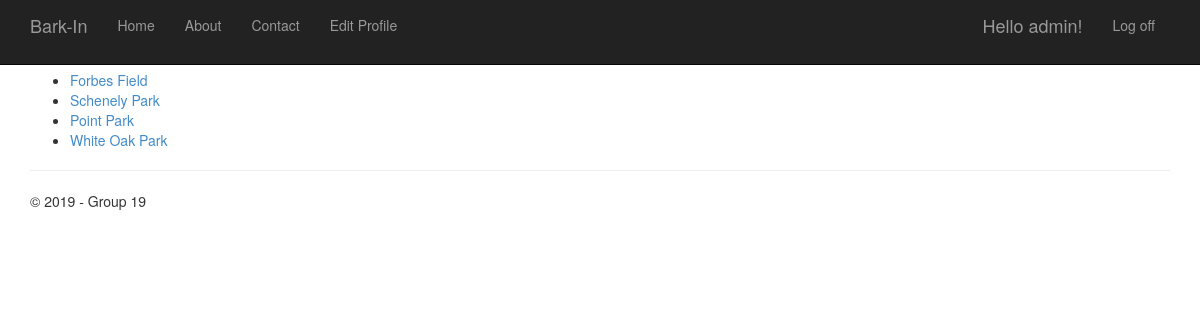
Screenshot of / (signed in) with the database file from the repository.
### app/models.py (models this page shows, shortened)
class Park(models.Model):
	name = models.CharField(max_length=150, unique=False, null=True)
	lat = models.IntegerField(blank=False)
	lon = models.IntegerField(blank=False)
	info = models.CharField(max_length=512,null=True)
	address = models.CharField(max_length=512,null=True)
	star_rating = models.PositiveIntegerField(default=0,blank=True)
	num_ratings = models.PositiveIntegerField(default=0,blank=True)
	fenced_in = models.BooleanField(default=False)
	off_leash = models.BooleanField(default=False)
	reviews = models.ManyToManyField(ParkReview, blank=True)

### app/views.py (the view, shortened to what this page needs)
# urls.py: path('', views.index, name='index'),
def index(request):
    all_parks = Park.objects.all()
    template = loader.get_template('app/index.html')
    context = {
        'all_parks' : all_parks,
        'title':'Home Page',
        'year':datetime.now().year,
        }
    return HttpResponse(template.render(context, request))

### app/templates/app/index.html
{% extends "app/layout.html" %}
{% block content %}
<ul>
    {% for Park in all_parks %}
    <li><a href="/view_park/{{ Park.id }}">{{Park.name}}</a></li>
    {% endfor %}
</ul>
{% endblock %}

### app/templates/app/loginpartial.html (shortened to what this page needs)
{% if user.is_authenticated %}
<form id="logoutForm" action="/logout/" method="post" class="navbar-right">
    <ul class="nav navbar-nav navbar-right">
        <li><span class="navbar-brand">Hello {{ user.username }}!</span></li>
        <li><a href="javascript:document.getElementById('logoutForm').submit()">Log off</a></li>
    </ul>
</form>
{% else %}
<ul class="nav navbar-nav navbar-right">
    <li><a href="{% url 'login' %}">Log in</a></li>
</ul>
{% endif %}

### app/static/app/content/site.css (style rules this page uses)
body { padding-top: 50px; padding-bottom: 20px; }

### rows the page displays
Park: name "Forbes Field"
Park: name "Schenely Park"
Park: name "Point Park"
Park: name "White Oak Park"

### other values shown
{{ user.username }} "admin"
